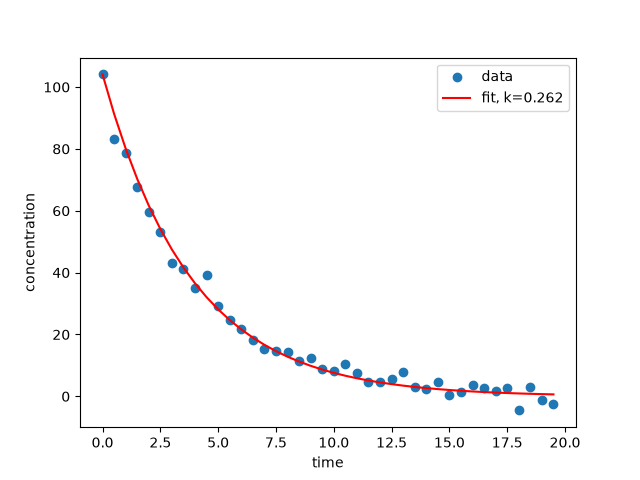

Reproduce this figure in Python.
import numpy as np
from scipy.optimize import minimize
import matplotlib.pyplot as plt

data=np.loadtxt("kinetics.csv",delimiter=",",skiprows=1)
t=data[:,0]
C=data[:,1]
C0=C[0]

def total_error(k):
    return np.sum((C-C0*np.exp(-k[0]*t))**2)

res=minimize(total_error,x0=0.5,method="SLSQP",bounds=[(0,5)])
k=res.x[0]
print("fitted k:",k)

plt.scatter(t,C,label="data")
plt.plot(t,C0*np.exp(-k*t),color="r",label="fit, k=%.3f"%k)
plt.xlabel("time")
plt.ylabel("concentration")
plt.legend()
plt.savefig("kinetics.png")
